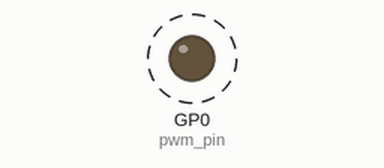
Simulated run of this program. Board: Raspberry Pi Pico running MicroPython. Parts: output pins drawn as LEDs (lit = HIGH). Dashed ring = blinking. At 4.0 s the program stops and its outputs stay as they are.

Above: at 0.05 s.
Timing chart, 0 to 3.0 s (numbered marks = the images above):
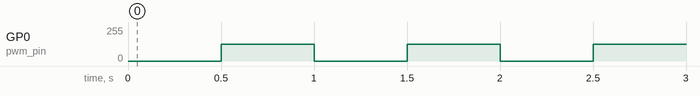

The program:

demo_picoTX.py
```python
import machine
import time

# Configure PWM pin
pwm_pin = machine.Pin(0)  # Example pin, choose the appropriate one
pwm = machine.PWM(pwm_pin)
pwm.freq(20000000)  # Set PWM frequency to 20MHz

# Define your 8-bit message
message = 0b10101010  # Example message, change as needed

# Modulate and send the message
for i in range(8):
    bit = (message >> i) & 0x01
    if bit == 1:
        pwm.duty_u16(32000)  # Turn PWM on
    else:
        pwm.duty_u16(0)  # Turn PWM off
    time.sleep(0.5)  # Adjust this delay as needed for your application

# Turn off PWM after sending the message
pwm.duty_u16(0)
pwm.deinit()
```

Measured:
- by itself, GP0 (pwm_pin): alternates 125/255 for 0.50 s and 0/255 for 0.50 s, 8 changes in all, then stays 0/255
